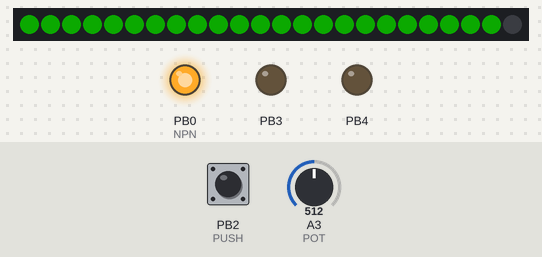
Recording of a sketch running on a simulated ATtiny85, built with avr-gcc and run on an emulated ATtiny85. On the bench: 24 RGB LEDs in strip order, left to right, output pins drawn as LEDs (lit = HIGH). The test bench sets the inputs (shaded band); at power-on: A3 (POT) = 512, PB2 (PUSH) LOW. Dim RGB values are drawn brighter than linear; sleep ends after the set time or at an interrupt.

Above: at 1.2 s.
1.3 s: A3 (POT) set to 50
At 2.3 s:
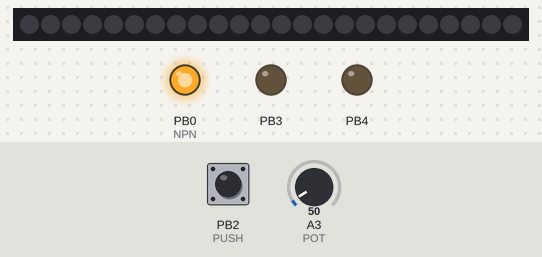
2.8 s: A3 (POT) set to 122
At 3.6 s:
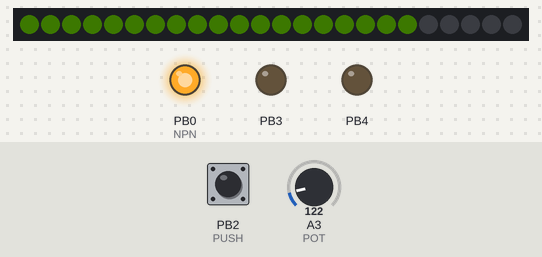
5.8 s: A3 (POT) set to 306
At 6.7 s:
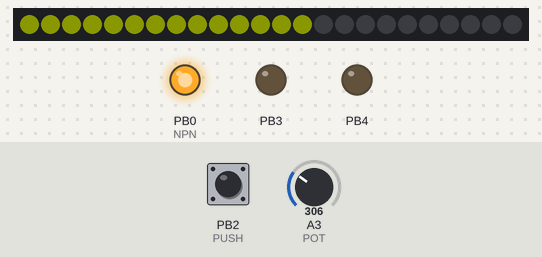
8.8 s: A3 (POT) set to 0
At 9.2 s:
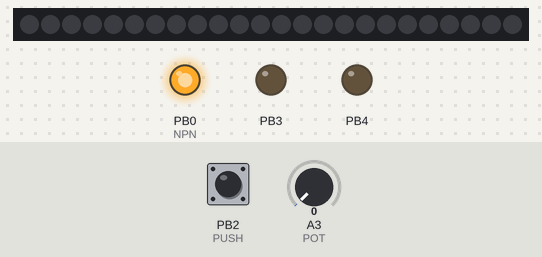
10.3 s: A3 (POT) set to 511
At 11.1 s:
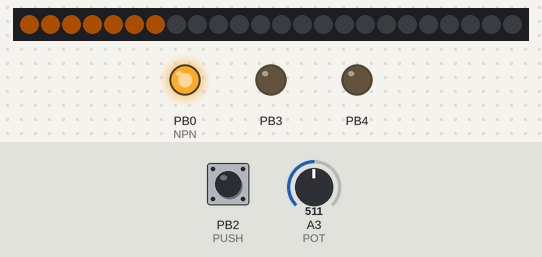
Timing chart, 0 to 17.1 s (numbered marks = the images above; inputs shaded):
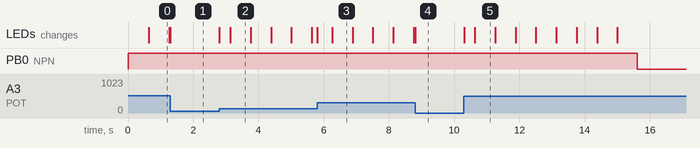

The sketch:

TinyPomodero.ino
```cpp
#include <Adafruit_NeoPixel.h>
#include <avr/sleep.h>
#include <avr/interrupt.h>

#define POT         A3
#define PUSH        2
#define NPN         0
#define LED_PIN     1
#define LED_COUNT   24

// Objects declaration
Adafruit_NeoPixel pixel(LED_COUNT, LED_PIN, NEO_GRB + NEO_KHZ800);

// Global variables
bool
  focus = true,
  rest = false,
  press = false,
  singlepress = false,
  doublepress = false,
  longpress = false,
  press_flag = false,
  press_flag2 = false,
  release_flag = false,
  update = true;
byte
  j = 0,
  last_light = 0,
  brightness = 5,
  presscount = 0,
  minute = 0,
  second = 0,
  minute_left;
int
  last_pot_reading,
  interval = 250,
  seconds_left;
long
  press_time,
  release_time,
  last_reading_time = 0,
  last_second = 0,
  red,
  blue;

void sleep() {
    for (byte i = 0; i < 5; i++)   {
      if (i != 2) {
        pinMode(i, OUTPUT);
        digitalWrite(i, LOW);
      }
    }
    GIMSK |= _BV(PCIE);                     // Enable Pin Change Interrupts
    PCMSK |= _BV(PCINT2);                   // Use PB2 as interrupt pin
    ADCSRA &= ~_BV(ADEN);                   // ADC off
    set_sleep_mode(SLEEP_MODE_PWR_DOWN);    // replaces above statement

    sleep_enable();                         // Sets the Sleep Enable bit in the MCUCR Register (SE BIT)
    sei();                                  // Enable interrupts
    sleep_cpu();                            // sleep

    cli();                                  // Disable interrupts
    PCMSK &= ~_BV(PCINT2);                  // Turn off PB2 as interrupt pin
    sleep_disable();                        // Clear SE bit
    ADCSRA |= _BV(ADEN);                    // ADC on

    sei();                                  // Enable interrupts
    pinMode(POT, INPUT);
    pinMode(PUSH, INPUT);
    digitalWrite(NPN, HIGH);
    } // sleep

ISR(PCINT0_vect) {
    // This is called when the interrupt occurs, but I don't need to do anything in it
    }

void setup() {
  for (byte i = 0; i < 5; i++) {
    pinMode(i, OUTPUT);
    digitalWrite(i,LOW);
  }
  pinMode(POT, INPUT);
  pinMode(PUSH, INPUT);
  pinMode(NPN, OUTPUT);
  pinMode(LED_PIN, OUTPUT);

  digitalWrite(NPN, HIGH);
  last_pot_reading = analogRead(POT);
  brightness = constrain(map(last_pot_reading, 100, 1023, 0, 100), 0, 100);
  pixel.begin();
  red = pixel.ColorHSV(22000, 255, brightness);
  blue = pixel.ColorHSV(11000, 255, brightness);

}

void loop() {

  int pot_reading = analogRead(POT);

  if (pot_reading <= last_pot_reading - 4 ||
      pot_reading >= last_pot_reading + 4)
    {
    last_pot_reading = pot_reading;
    brightness = constrain(map(last_pot_reading, 100, 1023, 0, 100), 0 , 100);
    unsigned int
      redColor = 22000 - j*200,
      blueColor = 25000 + j*1000;
    red = pixel.ColorHSV(redColor, 255, brightness);
    blue = pixel.ColorHSV(blueColor, 255, brightness);
    update = true;
    }
  if (millis() >= last_second + 10) {
    last_second = millis();
    second++;
    if (second > 60) {
      second = 0;
      minute++;
    }
    if (second % 15 == 0) {
      j++;
    }
  }

  if (focus) {
    seconds_left = 25*60 - minute*60 - second;
    byte light = map(seconds_left, 0 , 25*60, 0, 25);
    if (last_light != light) {
      last_light = light;
      unsigned int color = 22000 - j*200;
      red = pixel.ColorHSV(color, 255, brightness);

      update = true;
    }

    if (update) {

      pixel.fill(red, 0, last_light);
      pixel.fill(0,last_light);
      pixel.show();
      update = false;


    }
    if (seconds_left == 0) {
      sleep();
      focus = false;
      rest = true;
      minute = 0;
      second = 0;
      j = 0;
    }
  }

  if (rest) {
    seconds_left = 5*60 - minute*60 - second;
    byte light = map(seconds_left, 0 , 5*60, 0, 25);
    if (last_light != light) {
      last_light = light;
      unsigned int color = 25000 + j*1000;
      blue = pixel.ColorHSV(color, 255, brightness);

      update = true;
    }

    if (update) {

      pixel.fill(blue, 0, last_light);
      pixel.fill(0,last_light);
      pixel.show();
      update = false;


    }
    if (seconds_left == 0) {
      sleep();
      focus = true;
      rest = false;
      minute = 0;
      second = 0;
      j = 0;
    }
  }
}
```

Measured:
- after the input at 1.3 s, the LEDs: change at once (image 1)
- after the input at 2.8 s, the LEDs: first change at once (image 2 shows a later state)
- after the input at 8.8 s, the LEDs: change at once (image 4)
- after the input at 10.3 s, the LEDs: first change at once (image 5 shows a later state)
